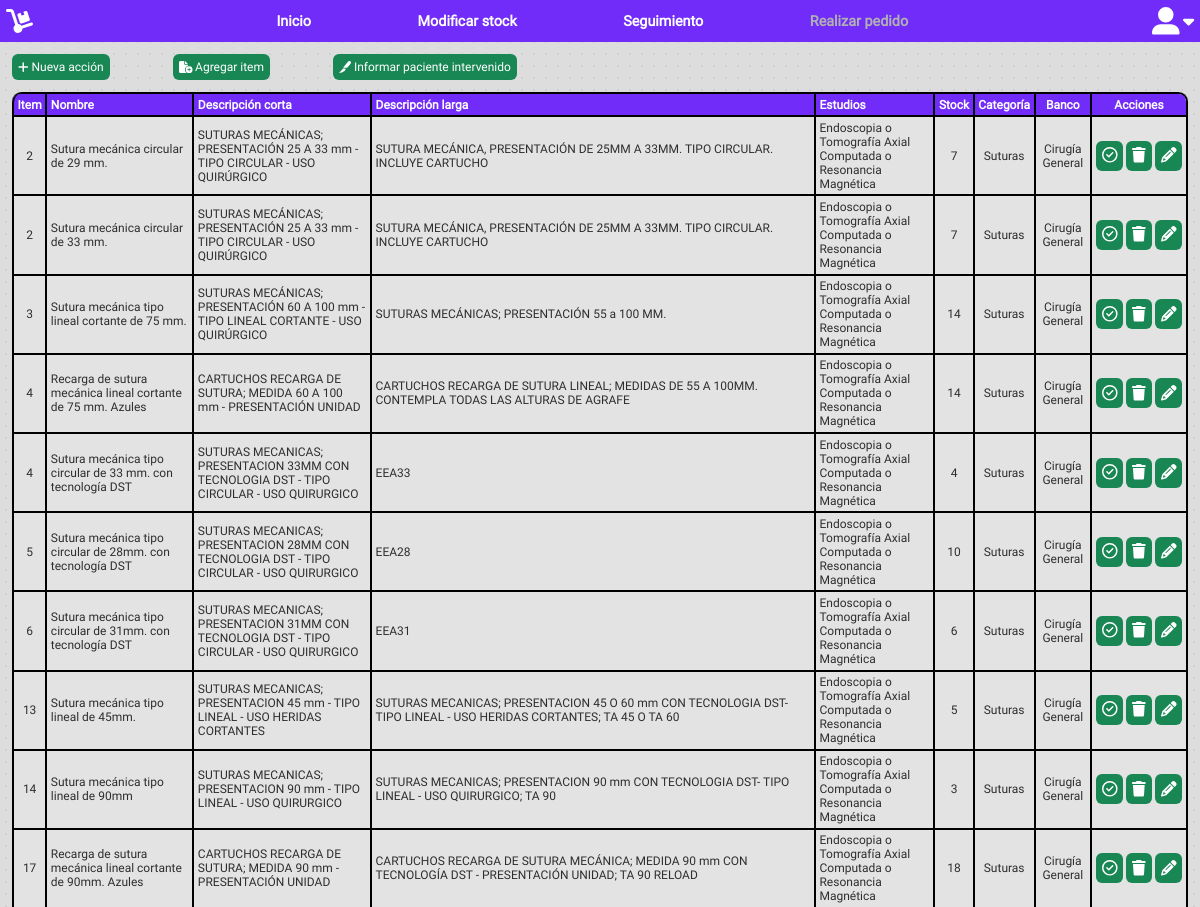
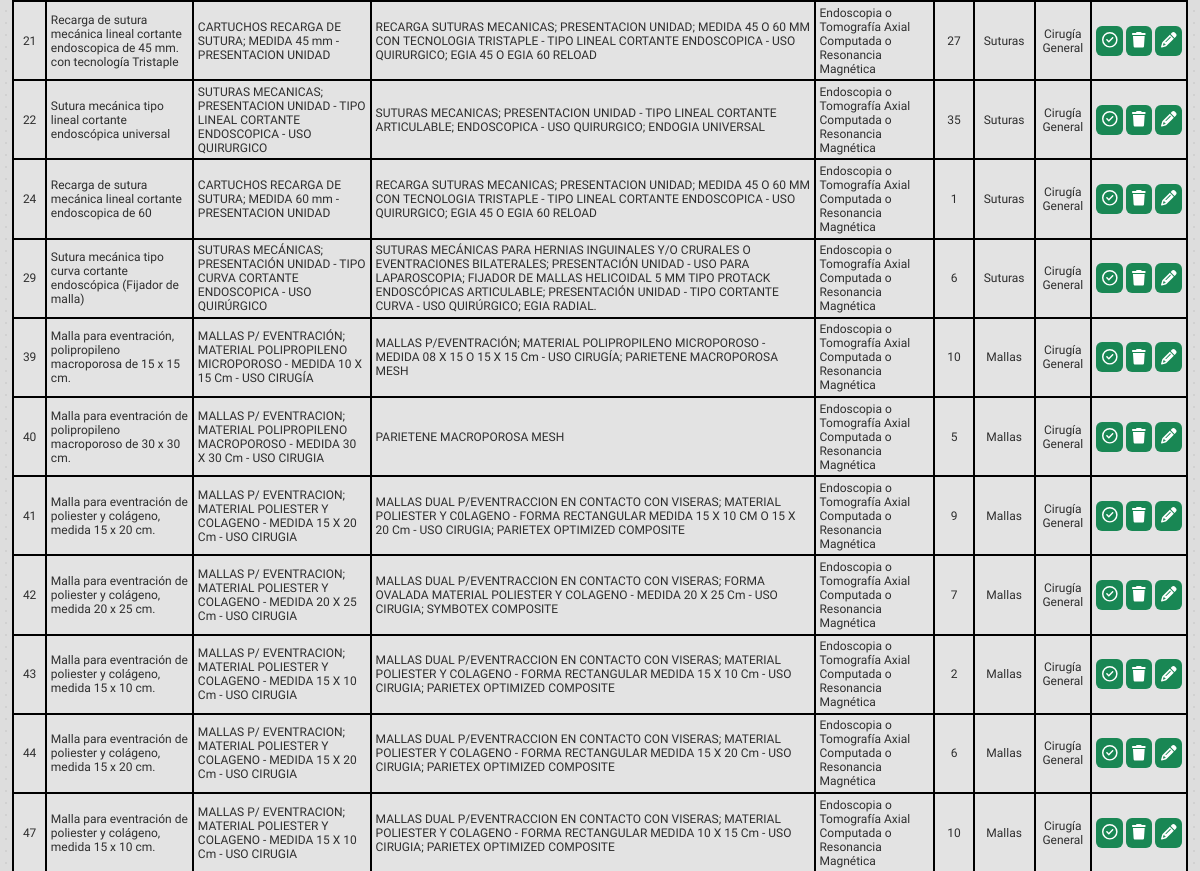
/public/layouts/modificarStock (signed in, upper part), run on an earlier commit of the app's database (2 pictures, top to bottom).
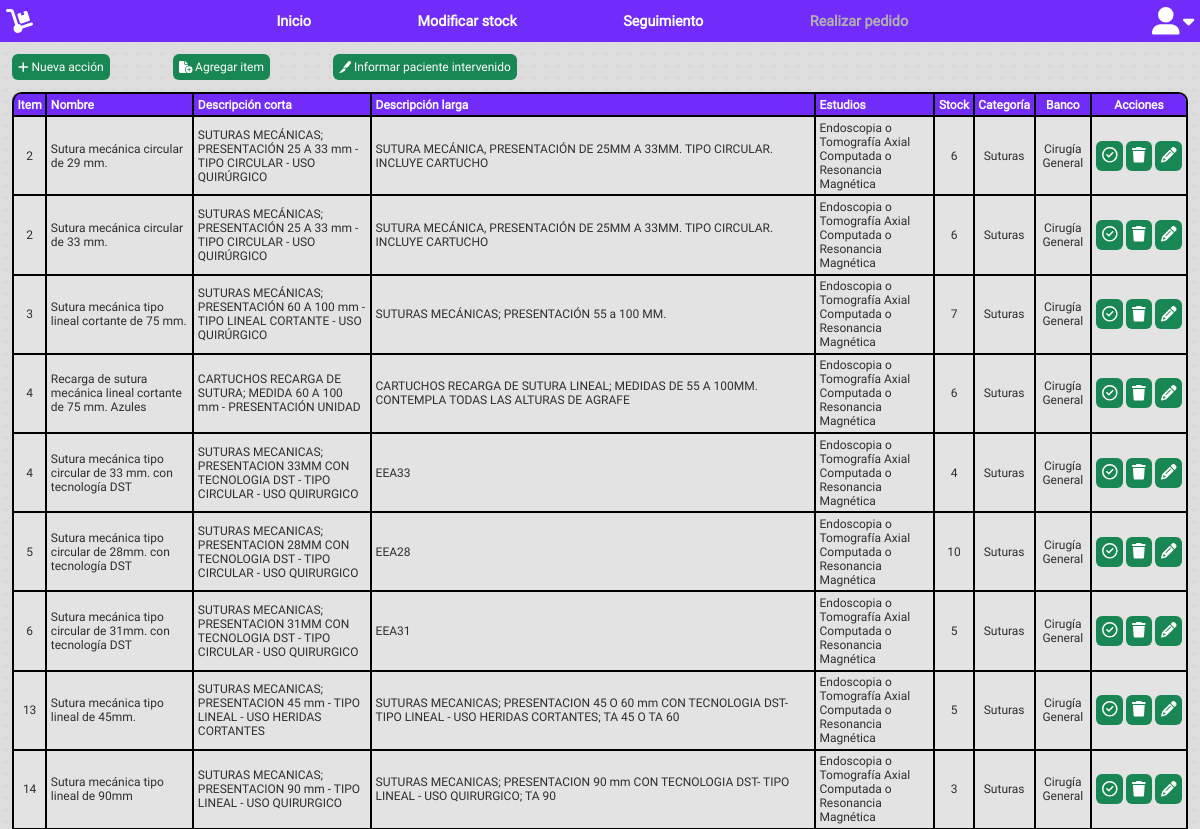
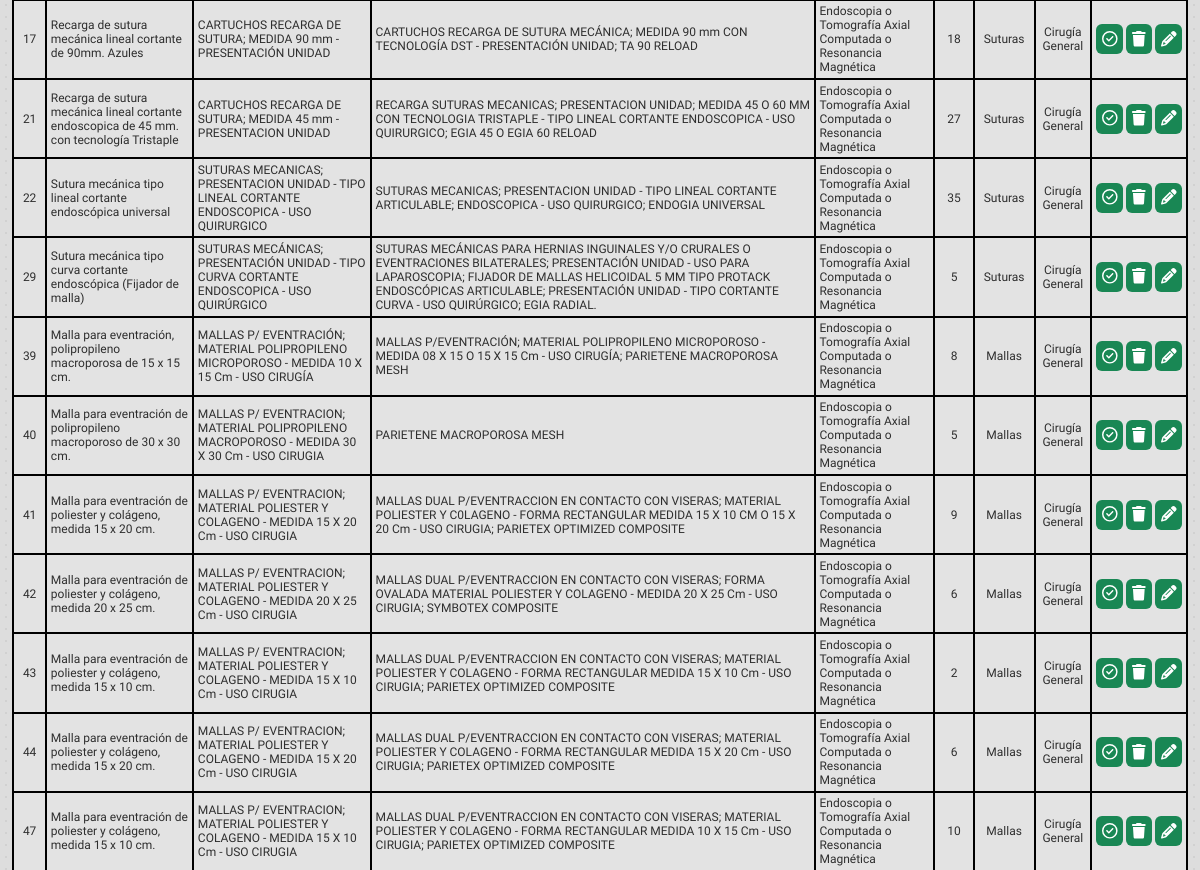
And on a later commit of the database (2 pictures, top to bottom).
### tables this page shows
CREATE TABLE `items` (
  `id` int(11) NOT NULL,
  `item` int(11) NOT NULL,
  `barcode` varchar(255) NOT NULL,
  `nombre` text NOT NULL,
  `d_corta` text NOT NULL,
  `d_larga` text NOT NULL,
  `estudios` text NOT NULL,
  `stock` int(11) NOT NULL,
  `categoria` varchar(255) NOT NULL,
  `banco` varchar(255) NOT NULL,
  `estado` varchar(255) NOT NULL
);

CREATE TABLE `bancos` (
  `id` int(11) NOT NULL,
  `banco` varchar(255) NOT NULL,
  `siglas` varchar(255) NOT NULL
);

### public/layouts/modificarStock.php (the view, shortened to what this page needs)
<?php
require_once '../../app/modificarStock/searchBarcode.php';
?>
<?php include_once 'bases/header.php'; ?>
<link rel="stylesheet" href="/Banco/public/css/modificarStock.css">
	<article>
		<div class="acciones">
			<button class="anadir" onclick="toggleForm()"><i class="fa-solid fa-plus"></i> Nueva acción</button>
			<button class="action btn-verde" onclick="toggleAdd()"><i class="fa-solid fa-file-circle-plus"></i> Agregar item</button>
			<a class="stockPaciente btn-verde" href="/Banco/app/intervencion/intervenido.php" style="margin-left: 5vw; text-decoration: none;">
				Informar paciente intervenido
			</a>
			<?php
			try {
				$stmt = $pdo->prepare("SELECT i.id, i.item, i.nombre, i.d_corta, i.d_larga, i.estudios, i.stock, i.categoria, i.estado, i.barcode, b.banco FROM items i INNER JOIN bancos b ON i.banco = b.siglas WHERE i.estado != 'del' ORDER BY i.item ASC");
				$stmt->execute();
				echo '<table>';
				echo '<thead>';
				echo '<tr>';
				echo '<th style="text-align: center; vertical-align: middle;">Item</th>';
				echo '<th>Nombre</th>';
				echo '<th>Descripción corta</th>';
				echo '<th>Descripción larga</th>';
				echo '<th>Estudios</th>';
				echo '<th style="text-align: center; vertical-align: middle;">Stock</th>';
				echo '<th style="text-align: center; vertical-align: middle;">Categoría</th>';
				echo '<th style="text-align: center; vertical-align: middle;">Banco</th>';
				echo '<th style="text-align: center; vertical-align: middle;">Acciones</th>';
				echo '</tr>';
				echo '</thead>';
				echo '<tbody>';
				while ($row = $stmt->fetch(PDO::FETCH_ASSOC)) {
					$id = $row['id'];
					$item = $row['item'];
					$nombre = $row['nombre'];
					$d_corta = $row['d_corta'];
					$d_larga = $row['d_larga'];
					$estudios = $row['estudios'];
					$stock = $row['stock'];
					$categoria = $row['categoria'];
					$banco = $row['banco'];
					$estado = $row['estado'];
					echo '<tr>';
					echo '<td style="text-align: center; vertical-align: middle;">' . $item . '</td>';
					echo '<td style="vertical-align: middle;">' . $nombre . '</td>';
					echo '<td style="vertical-align: middle;">' . $d_corta . '</td>';
					echo '<td style="vertical-align: middle;">' . $d_larga . '</td>';
					echo '<td style="vertical-align: middle;">' . $estudios . '</td>';
					echo '<td style="text-align: center; vertical-align: middle;">' . $stock . '</td>';
					echo '<td style="text-align: center; vertical-align: middle;">' . $categoria . '</td>';
					echo '<td style="text-align: center; vertical-align: middle;">' . $banco . '</td>';
					if ($estado == "act") {
						echo '<td style="vertical-align: middle; width: 8vw; text-align-last: justify;">
						<a class="btn-verde actionButton" style="font-size: 1.3vw;" href="/Banco/app/modificarStock/disable?id=' . $id . '" title="Deshabilitar item"><i class="fa-regular fa-circle-check"></i></i></a>
						<a class="btn-verde actionButton" style="font-size: 1.3vw;" href="/Banco/app/modificarStock/delete?id=' . $id . '" title="Eliminar item (no deberá haber stock disponible)"><i class="fa-solid fa-trash"></i></a>
						<a class="btn-verde actionButton" style="font-size: 1.3vw;" href="/Banco/app/modificarStock/modificar?id=' . $id . '" title="Modificar stock de este item"><i class="fa-solid fa-pencil"></i></a>
							</td>';
					} else if ($estado == "des") {
						echo '<td style="vertical-align: middle; width: 8vw; text-align-last: justify;">
						<a class="btn-rojo actionButton" style="font-size: 1.3vw;" href="/Banco/app/modificarStock/enable?id=' . $id . '" title="Habilitar item"><i class="fa-regular fa-circle-xmark"></i></a>
						<a class="btn-rojo actionButton" style="font-size: 1.3vw;" href="/Banco/app/modificarStock/delete?id=' . $id . '" title="Eliminar item (no deberá haber stock disponible)"><i class="fa-solid fa-trash"></i></a>
						<a class="btn-rojo actionButton" style="font-size: 1.3vw;" href="/Banco/app/modificarStock/modificar?id=' . $id . '" title="Modificar stock de este item"><i class="fa-solid fa-pencil"></i></a>
					</td>';
					}
					echo '</tr>';
				}
				echo '</tbody>';
				echo '</table>';
			} catch (PDOException $e) {
				echo 'Error: ' . $e->getMessage();
			}
			?>
	</article>
</body>
</html>

What changed in the data, as far as the page shows it:
no longer on this page (row edited): items: item "24", nombre "Recarga de sutura mecánica lineal cortante endoscopica de 60", d_corta "CARTUCHOS RECARGA DE SUTURA; MEDIDA 60 mm - PRESENTACION UNIDAD", d_larga "RECARGA SUTURAS MECANICAS; PRESENTACION UNIDAD; MEDIDA 45 O 60 MM CON TECNOLOGIA TRISTAPLE - TIPO LINEAL CORTANTE ENDOSCOPICA - USO QUIRURGICO; EGIA 45 O EGIA 60 RELOAD", estudios "Endoscopia o Tomografía Axial Computada o Resonancia Magnética", stock "1", categoria "Suturas", bancos.banco "Cirugía General"
changed items "Sutura mecánica circular de 29 mm.": stock "7" → "6"
changed items "Sutura mecánica circular de 33 mm.": stock "7" → "6"
changed items "Sutura mecánica tipo lineal cortante de 75 mm.": stock "14" → "7"
changed items "Recarga de sutura mecánica lineal cortante de 75 mm. Azules": stock "14" → "6"
changed items "Sutura mecánica tipo circular de 31mm. con tecnología DST": stock "6" → "5"
changed items "Sutura mecánica tipo curva cortante endoscópica (Fijador de malla)": stock "6" → "5"
changed items "Malla para eventración, polipropileno macroporosa de 15 x 15 cm.": stock "10" → "8"
changed items "Malla para eventración de poliester y colágeno, medida 20 x 25 cm.": stock "7" → "6"
